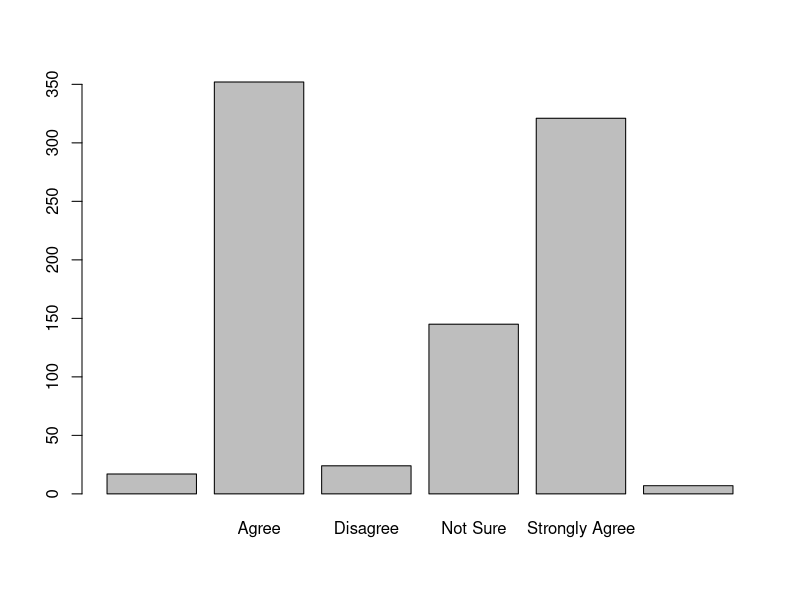
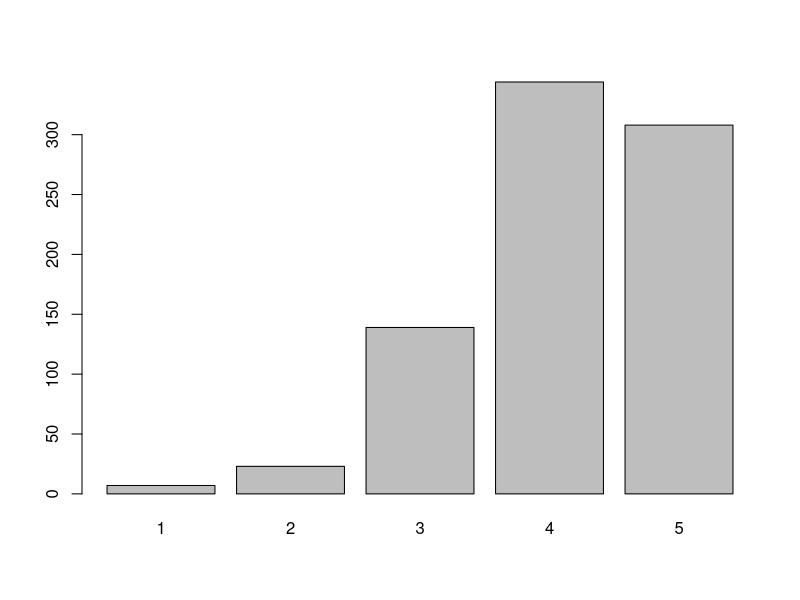
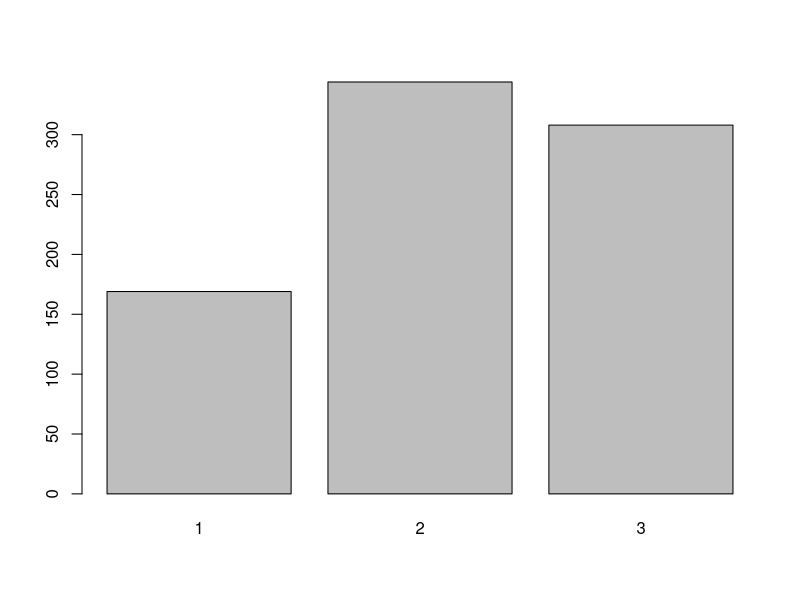
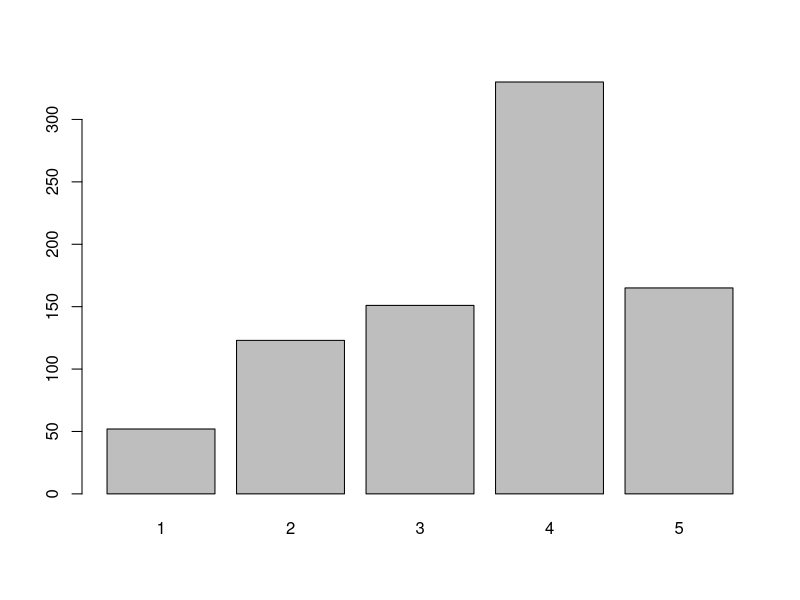
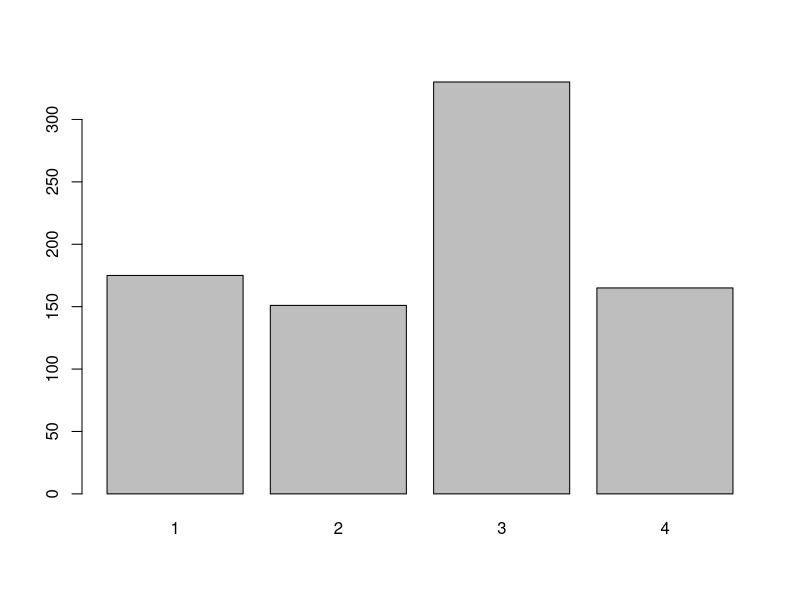
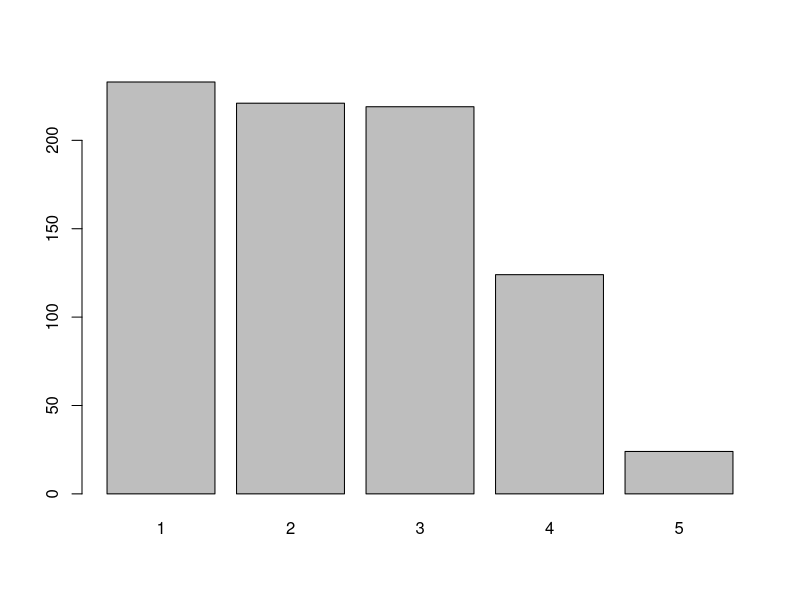
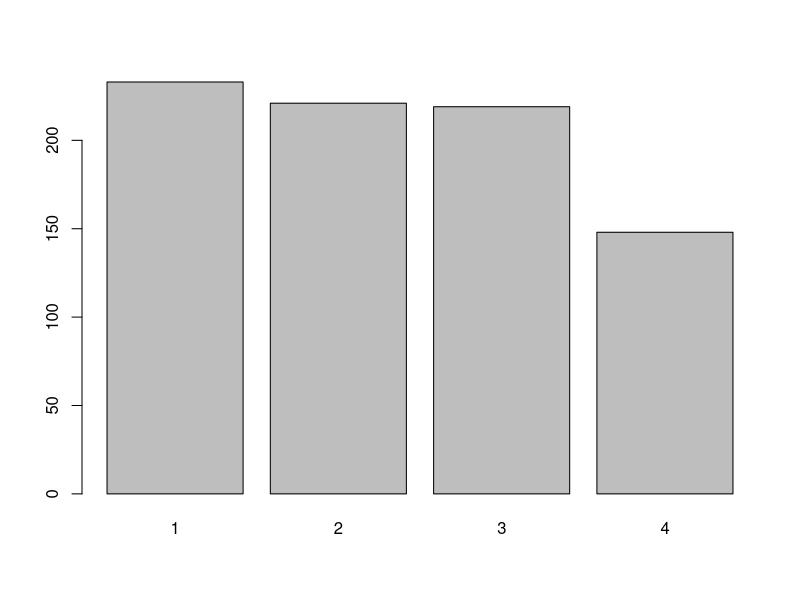
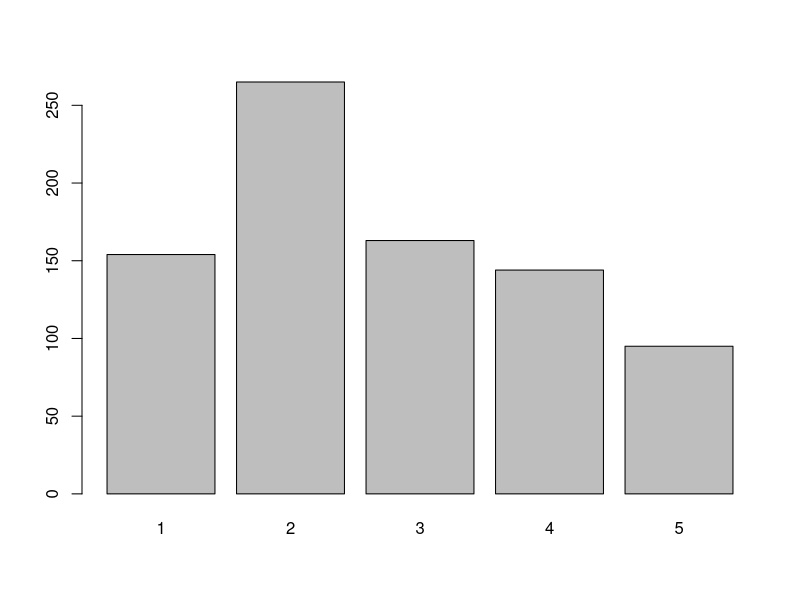

The R source for these figures, in order:
## ---- chunk 1
stem_org = read.csv("stem.csv")

# subset out original dataset
stem = stem_org[1:866,]
## ---- chunk 2
# ordinal pooling, questions Q3.1 to Q3.24
barplot(table(stem$Q3.1))
table(stem$Q3.2)

# change to numeric 1-5
reordered = as.data.frame(sapply(stem, function(x) as.integer(factor(as.character(x), levels=c("Strongly Disagree","Disagree","Not Sure", "Agree", "Strongly Agree")))))

stem[24:47] = reordered[24:47]
## ---- chunk 3
# make a copy incase we need original rows for later analysis
stem_ordinal = stem[24:47]
stem_ordinal = na.omit(stem_ordinal)
## ---- chunk 4
#### Q3.1 ####

# checking
barplot(table(stem_ordinal$Q3.1))
cat("Total of all levels:", sum(table(stem_ordinal$Q3.1)), "\n")
cat("Total of levels:", sum(table(stem_ordinal$Q3.1)[1:3]), "\n")

# changing levels
stem_ordinal$Q3.1[stem_ordinal$Q3.1 == 1 | stem_ordinal$Q3.1 == 2 | stem_ordinal$Q3.1 == 3 ] <- 1
stem_ordinal$Q3.1[stem_ordinal$Q3.1 == 4] <- 2
stem_ordinal$Q3.1[stem_ordinal$Q3.1 == 5] <- 3

# checking after 
barplot(table(stem_ordinal$Q3.1)) # good

#### Q3.2 ####

# checking
barplot(table(stem_ordinal$Q3.2))
total=sum(table(stem_ordinal$Q3.2))
levels=sum(table(stem_ordinal$Q3.2)[1:2])

cat("Total of levels:", levels, "\n")
cat("Proportion of levels to total", levels/total, "\n")


# changing levels
stem_ordinal$Q3.2[stem_ordinal$Q3.2 == 1 | stem_ordinal$Q3.2 == 2] <- 1
stem_ordinal$Q3.2[stem_ordinal$Q3.2 == 3] <- 2
stem_ordinal$Q3.2[stem_ordinal$Q3.2 == 4] <- 3
stem_ordinal$Q3.2[stem_ordinal$Q3.2 == 5] <- 4


# checking after 
barplot(table(stem_ordinal$Q3.2)) # good

#### Q3.3 ####

# checking
barplot(table(stem_ordinal$Q3.3))
total=sum(table(stem_ordinal$Q3.3))
levels=sum(table(stem_ordinal$Q3.3)[4:5])

cat("Total of levels:", levels, "\n")
cat("Proportion of levels to total", levels/total, "\n")

# changing levels
stem_ordinal$Q3.3[stem_ordinal$Q3.3 == 4 | stem_ordinal$Q3.3 == 5] <- 4

# checking after 
barplot(table(stem_ordinal$Q3.3)) # good


#### Q3.4 ####

# checking
barplot(table(stem_ordinal$Q3.4))
total=sum(table(stem_ordinal$Q3.4))
levels=sum(table(stem_ordinal$Q3.4)[5])

cat("Total of levels:", levels, "\n")
cat("Proportion of levels to total", levels/total, "\n") # over 10% for 5 levels so clear

# checking after 
barplot(table(stem_ordinal$Q3.4)) # good


#### Q3.5 ####

# checking
barplot(table(stem_ordinal$Q3.5))
total=sum(table(stem_ordinal$Q3.5))
levels=sum(table(stem_ordinal$Q3.5)[5])

cat("Total of levels:", levels, "\n")
cat("Proportion of levels to total", levels/total, "\n")

# checking after 
barplot(table(stem_ordinal$Q3.5)) # good


#### Q3.6 ####

# checking
barplot(table(stem_ordinal$Q3.6))
total=sum(table(stem_ordinal$Q3.6))
levels=sum(table(stem_ordinal$Q3.6)[1])

cat("Total of levels:", levels, "\n")
cat("Proportion of levels to total", levels/total, "\n") # proportion is not at least 10%, combine 1 & 2

# changing levels
stem_ordinal$Q3.6[stem_ordinal$Q3.6 == 1 | stem_ordinal$Q3.3 == 2] <- 1
stem_ordinal$Q3.6[stem_ordinal$Q3.6 == 3] <- 2
stem_ordinal$Q3.6[stem_ordinal$Q3.6 == 4] <- 3
stem_ordinal$Q3.6[stem_ordinal$Q3.6 == 5] <- 4

# checking after 
barplot(table(stem_ordinal$Q3.6)) # good
## ---- chunk 5
#### Q3.7 ####

# checking
barplot(table(stem_ordinal$Q3.7))
total=sum(table(stem_ordinal$Q3.7))
levels=sum(table(stem_ordinal$Q3.7)[5])

cat("Total of levels:", levels, "\n")
cat("Proportion of levels to total", levels/total, "\n") # proportion is not at least 10%, combine 4 & 5

# changing levels
stem_ordinal$Q3.7[stem_ordinal$Q3.7 == 4 | stem_ordinal$Q3.7 == 5] <- 4

# checking after 
barplot(table(stem_ordinal$Q3.7)) # good


#### Q3.8 ####
# checking
barplot(table(stem_ordinal$Q3.8))
total=sum(table(stem_ordinal$Q3.8))
levels=sum(table(stem_ordinal$Q3.8)[1])

cat("Total of levels:", levels, "\n")
cat("Proportion of levels to total", levels/total, "\n") # not 10%, combine 1 & 2

# changing levels
stem_ordinal$Q3.8[stem_ordinal$Q3.8 == 1 | stem_ordinal$Q3.8 == 2] <- 1
stem_ordinal$Q3.8[stem_ordinal$Q3.8 == 3] <- 2
stem_ordinal$Q3.8[stem_ordinal$Q3.8 == 4] <- 3
stem_ordinal$Q3.8[stem_ordinal$Q3.8 == 5] <- 4
# checking after 
barplot(table(stem_ordinal$Q3.8)) # good


#### Q3.9 ####
# checking
barplot(table(stem_ordinal$Q3.9))
total=sum(table(stem_ordinal$Q3.9))
levels=sum(table(stem_ordinal$Q3.9)[1])
levels2=sum(table(stem_ordinal$Q3.9)[5])

cat("Total of levels:", levels, "\n")
cat("Proportion of levels to total", levels/total, "\n") # factor 1 not 10%, combine 1 & 2. 
cat("Proportion of levels to total", levels2/total, "\n") # Factor 5 not 10%, combine 4 & 5.

# changing levels
stem_ordinal$Q3.9[stem_ordinal$Q3.9 == 1 | stem_ordinal$Q3.9 == 2] <- 1
stem_ordinal$Q3.9[stem_ordinal$Q3.9 == 3] <- 2
stem_ordinal$Q3.9[stem_ordinal$Q3.9 == 4 | stem_ordinal$Q3.9 == 5] <- 3

# checking after 
barplot(table(stem_ordinal$Q3.9)) # good


#### Q3.10 ####
# checking
barplot(table(stem_ordinal$Q3.10))
total=sum(table(stem_ordinal$Q3.10))
levels=sum(table(stem_ordinal$Q3.10)[1:3])

cat("Total of levels:", levels, "\n")
cat("Proportion of levels to total", levels/total, "\n")

# changing levels
stem_ordinal$Q3.10[stem_ordinal$Q3.10 == 1 | stem_ordinal$Q3.10 == 2 |stem_ordinal$Q3.10 == 3] <- 1
stem_ordinal$Q3.10[stem_ordinal$Q3.10 == 4] <- 2
stem_ordinal$Q3.10[stem_ordinal$Q3.10 == 5] <- 3

# checking after 
barplot(table(stem_ordinal$Q3.10)) # good


#### Q3.11 ####
# checking
barplot(table(stem_ordinal$Q3.11))
total=sum(table(stem_ordinal$Q3.11))
levels=sum(table(stem_ordinal$Q3.11)[4:5])

cat("Total of levels:", levels, "\n")
cat("Proportion of levels to total", levels/total, "\n") # factors 4 & 5 are 20%, combine.

# changing levels
stem_ordinal$Q3.11[stem_ordinal$Q3.11 == 4 | stem_ordinal$Q3.11 == 5] <- 4

# checking after 
barplot(table(stem_ordinal$Q3.11)) # good


#### Q3.12 ####
# checking
barplot(table(stem_ordinal$Q3.12))
total=sum(table(stem_ordinal$Q3.12))
levels=sum(table(stem_ordinal$Q3.12)[5])

cat("Total of levels:", levels, "\n")
cat("Proportion of levels to total", levels/total, "\n") # smallest factor takes up over 10%, no changes.

# changing levels
# no changing levels

# checking after
barplot(table(stem_ordinal$Q3.12)) # good
## ---- chunk 6
#### Q3.13 ####
# checking
barplot(table(stem_ordinal$Q3.13))
total=sum(table(stem_ordinal$Q3.13))
levels=sum(table(stem_ordinal$Q3.13)[1])
levels2=sum(table(stem_ordinal$Q3.13)[5])

cat("Total of levels:", levels, "\n")
cat("Proportion of levels to total", levels/total, "\n") 
cat("Proportion of levels to total", levels2/total, "\n") 
# level5 by itself not over 10%, combine with 4. level 1 by itself not ove 10%, combine with 2.

# changing levels
stem_ordinal$Q3.13[stem_ordinal$Q3.13 == 1 | stem_ordinal$Q3.13 == 2] <- 1
stem_ordinal$Q3.13[stem_ordinal$Q3.13 == 3] <- 2
stem_ordinal$Q3.13[stem_ordinal$Q3.13 == 4 | stem_ordinal$Q3.13 == 5] <- 3

# checking after 
barplot(table(stem_ordinal$Q3.13))


#### Q3.14 ####
# checking
barplot(table(stem_ordinal$Q3.14))
total=sum(table(stem_ordinal$Q3.14))
levels=sum(table(stem_ordinal$Q3.14)[1])
levels2=sum(table(stem_ordinal$Q3.14)[5])

cat("Total of levels:", levels, "\n")
cat("Proportion of levels to total", levels/total, "\n") 
cat("Proportion of levels to total", levels2/total, "\n") 
# combine level 1 & 2, since less than 10%

# changing levels
stem_ordinal$Q3.14[stem_ordinal$Q3.14 == 1 | stem_ordinal$Q3.14 == 2] <- 1
stem_ordinal$Q3.14[stem_ordinal$Q3.14 == 3] <- 2
stem_ordinal$Q3.14[stem_ordinal$Q3.14 == 4] <- 3
stem_ordinal$Q3.14[stem_ordinal$Q3.14 == 5] <- 4

# checking after 
barplot(table(stem_ordinal$Q3.14))


#### Q3.15 ####
barplot(table(stem_ordinal$Q3.15))

total=sum(table(stem_ordinal$Q3.15))
levels=sum(table(stem_ordinal$Q3.15)[1:3])

cat("Total of levels:", levels, "\n")
cat("Proportion of levels to total", levels/total, "\n")

# changing levels
stem_ordinal$Q3.15[stem_ordinal$Q3.15 == 1 | stem_ordinal$Q3.15 == 2 | stem_ordinal$Q3.15 == 3] <- 1
stem_ordinal$Q3.15[stem_ordinal$Q3.15 == 4] <- 2
stem_ordinal$Q3.15[stem_ordinal$Q3.15 == 5] <- 3

# checking after 
barplot(table(stem_ordinal$Q3.15))


#### Q3.16 ####
# checking
barplot(table(stem_ordinal$Q3.16))
total=sum(table(stem_ordinal$Q3.16))
levels=sum(table(stem_ordinal$Q3.16)[4:5])

cat("Total of levels:", levels, "\n")
cat("Proportion of levels to total", levels/total, "\n")

# changing levels
stem_ordinal$Q3.16[stem_ordinal$Q3.16 == 1] <- 1
stem_ordinal$Q3.16[stem_ordinal$Q3.16 == 2] <- 2
stem_ordinal$Q3.16[stem_ordinal$Q3.16 == 3] <- 3
stem_ordinal$Q3.16[stem_ordinal$Q3.16 == 4| stem_ordinal$Q3.16 == 5] <- 4
# checking after 
barplot(table(stem_ordinal$Q3.16))


#### Q3.17 ####
# checking
barplot(table(stem_ordinal$Q3.17))
total=sum(table(stem_ordinal$Q3.17))
levels=sum(table(stem_ordinal$Q3.17)[5])

cat("Total of levels:", levels, "\n")
cat("Proportion of levels to total", levels/total, "\n") # smallest factor, 5, not over 10% on its own so combine with 4.


# changing levels
stem_ordinal$Q3.17[stem_ordinal$Q3.17 == 1] <- 1
stem_ordinal$Q3.17[stem_ordinal$Q3.17 == 2] <- 2
stem_ordinal$Q3.17[stem_ordinal$Q3.17 == 3] <- 3
stem_ordinal$Q3.17[stem_ordinal$Q3.17 == 4| stem_ordinal$Q3.17 == 5] <- 4

# checking after 
barplot(table(stem_ordinal$Q3.17))


#### Q3.18 ####
# checking
barplot(table(stem_ordinal$Q3.18))
total=sum(table(stem_ordinal$Q3.18))
levels=sum(table(stem_ordinal$Q3.18)[1:2])

cat("Total of levels:", levels, "\n")
cat("Proportion of levels to total", levels/total, "\n") 

# changing levels
stem_ordinal$Q3.18[stem_ordinal$Q3.18 == 1| stem_ordinal$Q3.18 == 2] <- 1
stem_ordinal$Q3.18[stem_ordinal$Q3.18 == 3] <- 2
stem_ordinal$Q3.18[stem_ordinal$Q3.18 == 4] <- 3
stem_ordinal$Q3.18[stem_ordinal$Q3.18 == 5] <- 4
# checking after 
barplot(table(stem_ordinal$Q3.18))
## ---- chunk 7
#### Q3.19 ####
# checking
barplot(table(stem_ordinal$Q3.19))
total=sum(table(stem_ordinal$Q3.19))
levels=sum(table(stem_ordinal$Q3.19)[1:3])

cat("Total of levels:", levels, "\n")
cat("Proportion of levels to total", levels/total, "\n") 

# changing levels
stem_ordinal$Q3.19[stem_ordinal$Q3.19 == 1 | stem_ordinal$Q3.19 == 2 | stem_ordinal$Q3.19 == 3 ] <- 1
stem_ordinal$Q3.19[stem_ordinal$Q3.19 == 4] <- 2
stem_ordinal$Q3.19[stem_ordinal$Q3.19 == 5] <- 3

# checking after 
barplot(table(stem_ordinal$Q3.19))


#### Q3.20 ####
# checking
barplot(table(stem_ordinal$Q3.20))
total=sum(table(stem_ordinal$Q3.20))
levels=sum(table(stem_ordinal$Q3.20)[1:3])
cat("Total of levels:", levels, "\n")
cat("Proportion of levels to total", levels/total, "\n") 

# changing levels
stem_ordinal$Q3.20[stem_ordinal$Q3.20 == 1 | stem_ordinal$Q3.20 == 2 | stem_ordinal$Q3.20 == 3] <- 1
stem_ordinal$Q3.20[stem_ordinal$Q3.20 == 4] <- 2
stem_ordinal$Q3.20[stem_ordinal$Q3.20 == 5] <- 3

# checking after 
barplot(table(stem_ordinal$Q3.20))



#### Q3.21 ####
# checking
barplot(table(stem_ordinal$Q3.21))
total=sum(table(stem_ordinal$Q3.21))
levels=sum(table(stem_ordinal$Q3.21)[1:3]) 
cat("Total of levels:", levels, "\n")
cat("Proportion of levels to total", levels/total, "\n") 
# after combining 3 levels, still under 10% of total, so we combine 4.

# changing levels
stem_ordinal$Q3.21[stem_ordinal$Q3.21 == 1 | stem_ordinal$Q3.21 == 2 | stem_ordinal$Q3.21 == 3 |  stem_ordinal$Q3.21 == 4] <- 1
stem_ordinal$Q3.21[stem_ordinal$Q3.21 == 5] <- 2

# checking after 
barplot(table(stem_ordinal$Q3.21))


#### Q3.22 ####
# checking
barplot(table(stem_ordinal$Q3.22))
total=sum(table(stem_ordinal$Q3.22))
levels=sum(table(stem_ordinal$Q3.22)[1:3]) 
cat("Total of levels:", levels, "\n")
cat("Proportion of levels to total", levels/total, "\n") 

# changing levels
stem_ordinal$Q3.22[stem_ordinal$Q3.22 == 1 | stem_ordinal$Q3.22 == 2 | stem_ordinal$Q3.22 == 3] <- 1
stem_ordinal$Q3.22[stem_ordinal$Q3.22 == 4] <- 2
stem_ordinal$Q3.22[stem_ordinal$Q3.22 == 5] <- 3

# checking after 
barplot(table(stem_ordinal$Q3.22))


#### Q3.23 ####
# checking
barplot(table(stem_ordinal$Q3.23))
total=sum(table(stem_ordinal$Q3.23))
levels=sum(table(stem_ordinal$Q3.23)[1:3]) 
cat("Total of levels:", levels, "\n")
cat("Proportion of levels to total", levels/total, "\n") 

# changing levels
stem_ordinal$Q3.23[stem_ordinal$Q3.23 == 1 | stem_ordinal$Q3.23 == 2 | stem_ordinal$Q3.23 == 3] <- 1
stem_ordinal$Q3.23[stem_ordinal$Q3.23 == 4] <- 2
stem_ordinal$Q3.23[stem_ordinal$Q3.23 == 5] <- 3

# checking after 
barplot(table(stem_ordinal$Q3.23))


#### Q3.24 ####
# checking
barplot(table(stem_ordinal$Q3.24))
total=sum(table(stem_ordinal$Q3.24))
levels=sum(table(stem_ordinal$Q3.24)[1:3]) 
cat("Total of levels:", levels, "\n")
cat("Proportion of levels to total", levels/total, "\n") 

# changing levels
stem_ordinal$Q3.24[stem_ordinal$Q3.24 == 1 | stem_ordinal$Q3.24 == 2 | stem_ordinal$Q3.24 == 3] <- 1
stem_ordinal$Q3.24[stem_ordinal$Q3.24 == 4] <- 2
stem_ordinal$Q3.24[stem_ordinal$Q3.24 == 5] <- 3

# checking after 
barplot(table(stem_ordinal$Q3.24))
## ---- chunk 8
# note: the new file has 821 rows instead of the original 866, because we removed NA's for pooling.
stem2 = stem
stem2_filtered = stem2[rownames(stem2) %in% rownames(stem_ordinal),]
stem2_filtered[24:47] = stem_ordinal

# save csv, use for factor analysis + other analysis
write.csv(stem2_filtered, "pooled_stem.csv", row.names=FALSE)
